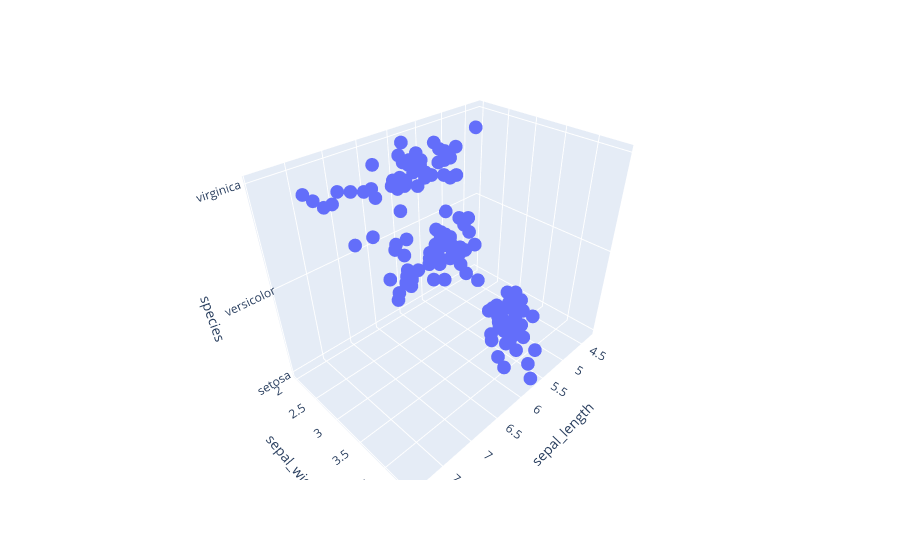

Here is the notebook cell this chart was saved with:
### Code cell
scatter_3d(df,x='sepal_length',y='sepal_width',z='species')

### Figure 1 — Plotly figure (JSON) as saved in the notebook; plotly's stock layout.template omitted (floating-point values rounded to 4 significant figures; data arrays with more than 128 entries replaced by an {"elided": "..."} marker saying what was removed)
{"data": [{"hovertemplate": "sepal_length=%{x}<br>sepal_width=%{y}<br>species=%{z}<extra></extra>", "legendgroup": "", "marker": {"color": "#636efa", "symbol": "circle"}, "mode": "markers", "name": "", "scene": "scene", "showlegend": false, "type": "scatter3d", "x": {"elided": "150 float values"}, "y": {"elided": "150 float values"}, "z": {"elided": "150 str values"}}], "layout": {"legend": {"tracegroupgap": 0}, "margin": {"t": 60}, "scene": {"domain": {"x": [0, 1], "y": [0, 1]}, "xaxis": {"title": {"text": "sepal_length"}}, "yaxis": {"title": {"text": "sepal_width"}}, "zaxis": {"title": {"text": "species"}}}}}
